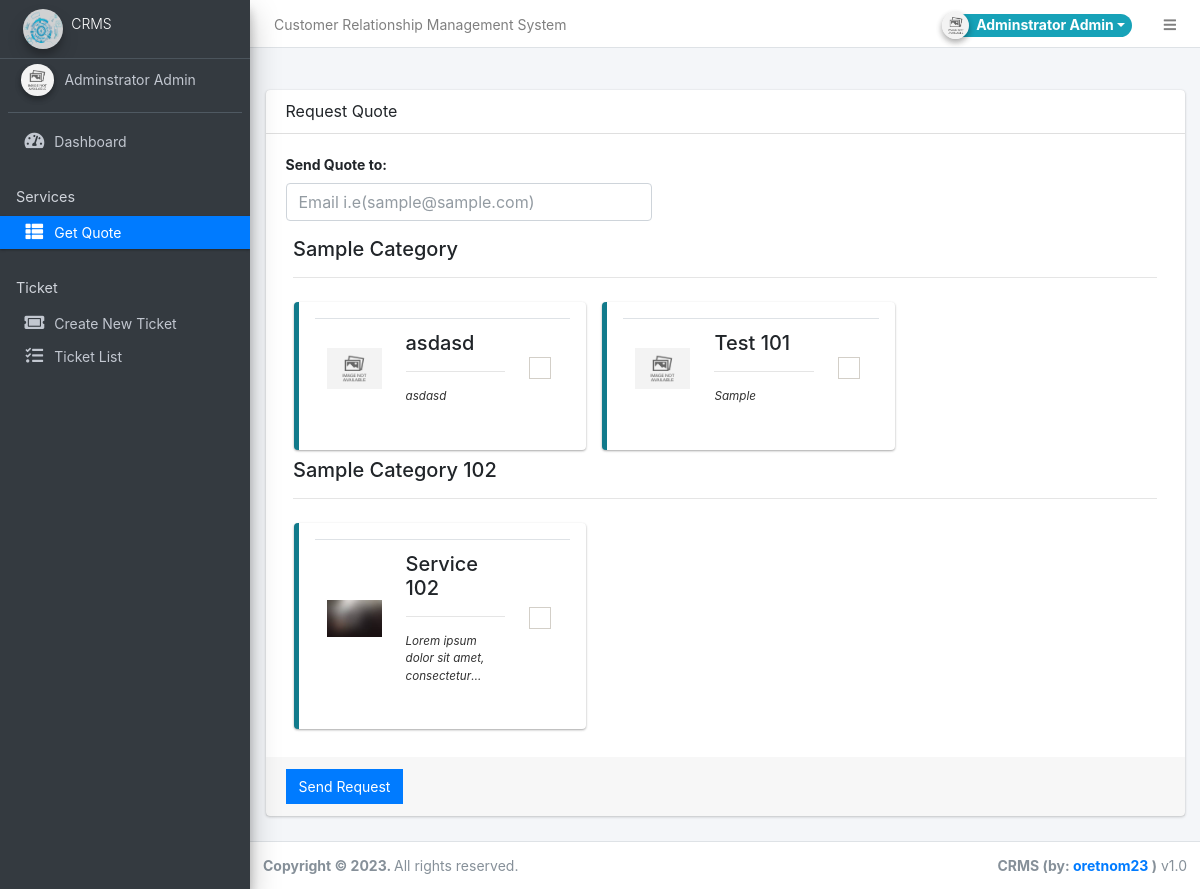
Screenshot of /customer?page=quote (signed in) with the database file from the repository.
### tables this page shows
CREATE TABLE `services_category` (
  `id` int(30) NOT NULL,
  `category` text DEFAULT NULL,
  `description` text DEFAULT NULL
);

CREATE TABLE `services` (
  `id` int(30) NOT NULL,
  `category_id` int(30) NOT NULL,
  `service` text DEFAULT NULL,
  `description` text DEFAULT NULL,
  `img_path` text DEFAULT NULL
);

### config.php (called while the page is built, shortened)
<?php
require_once('classes/DBConnection.php');
require_once('classes/SystemSettings.php');
function validate_image($file){
	if(!empty($file)){
		if(is_file(base_app.$file)){
			return base_url.$file;
		}else{
			return base_url.'dist/img/no-image-available.png';
		}
	}else{
		return base_url.'dist/img/no-image-available.png';
	}
}
function isMobileDevice(){
    $aMobileUA = array(
        '/iphone/i' => 'iPhone',
        '/ipod/i' => 'iPod',
        '/ipad/i' => 'iPad',
        '/android/i' => 'Android',
        '/blackberry/i' => 'BlackBerry',
        '/webos/i' => 'Mobile'
    );
    return false;
}
?>

### classes/DBConnection.php (called while the page is built, shortened)
<?php
class DBConnection{
    private $host = DB_SERVER;
    private $username = DB_USERNAME;
    private $password = DB_PASSWORD;
    private $database = DB_NAME;
    public $conn;
    public function __construct(){
        if (!isset($this->conn)) {
            $this->conn = new mysqli($this->host, $this->username, $this->password, $this->database);
        }
    }
}
?>

### classes/SystemSettings.php (called while the page is built, shortened)
<?php
class SystemSettings extends DBConnection{
	function userdata($field = ''){
		if(!empty($field)){
			if(isset($_SESSION['userdata'][$field]))
				return $_SESSION['userdata'][$field];
			else
				return null;
		}else{
			return false;
		}
	}
	function info($field=''){
		if(!empty($field)){
			if(isset($_SESSION['system_info'][$field]))
				return $_SESSION['system_info'][$field];
			else
				return false;
		}else{
			return false;
		}
	}
}
$_settings = new SystemSettings();
?>

### customer/quote/index.php (the view, shortened to what this page needs)
<br>
<br>
<div class="card card-outline-primary">
<div class="card-header">
    <h5 class="card-title">Request Quote</h5>
</div>
<div class="card-body">
    <form action="" id="request-form">
        <div class="form-group">
            <label for="email" class="control-label">Send Quote to:</label>
            <input type="email" name="email" class='form-control col-md-5' placeholder="Email i.e(sample@sample.com)" required>
        </div>
        <div class="container-fluid">
            <div class="services">
                <?php
                    $qry = $conn->query("SELECT * FROM services_category where id in (SELECT category_id FROM `services`) order by category asc");
                    while($row = $qry->fetch_assoc()):
                ?>
                <h5><?php echo $row['category'] ?></h5>
                <hr>
                <div class="row">
                <?php
                    $qry2 = $conn->query("SELECT * FROM `services` where category_id = {$row['id']} order by `service` asc");
                    while($ser = $qry2->fetch_assoc()):
                ?>
                <div class="callout callout-info col-md-4 m-2">
                <table class="table">
                <tr>
                <td width="15%"><img src="<?php echo validate_image($ser['img_path']) ?>" alt="" class="border-1 border-primary" style="width:55px;height:55px;object-fit:contain">
                </td>
                <td width="80%">
                <h5><?php echo $ser['service'] ?></h5>
                <hr>
                <small class="truncate" title="<?php echo strip_tags(stripslashes($ser['description'])) ?>"><?php echo strip_tags(stripslashes($ser['description'])) ?></small>
                </td>
                <td width="5%" class="text-center">
                        <div class="icheck-primary d-inline">
                        <label for="chk_<?php echo $ser['id'] ?>">
                        </label>
                      </div>
                </td>
                </tr>
                </table>
                </div>
                <?php endwhile; ?>
                </div>
                <?php endwhile; ?>
            </div>
        </div>
    </form>
</div>
<div class="card-footer">
<button class="btn btn-primary btn-flat" form="request-form">Send Request</button>
</div>
</div>

### customer/index.php (shortened to what this page needs)
<?php require_once('../config.php'); ?>
 <!DOCTYPE html>
<html lang="en" class="" style="height: auto;">
<?php require_once('inc/header.php') ?>
  <body class="layout-fixed layout-footer-fixed text-sm sidebar-mini control-sidebar-slide-open layout-navbar-fixed " data-new-gr-c-s-check-loaded="14.991.0" data-gr-ext-installed="" style="height: auto;">
    <div class="wrapper">
     <?php require_once('inc/topBarNav.php') ?>
     <?php require_once('inc/navigation.php') ?>
     <?php $page = isset($_GET['page']) ? $_GET['page'] : 'home';  ?>
      <div class="content-wrapper" style="min-height: 567.854px;">
        <section class="content">
          <div class="container-fluid">
            <?php
              if(!file_exists($page.".php") && !is_dir($page)){
                  include '404.html';
              }else{
                if(is_dir($page))
                  include $page.'/index.php';
                else
                  include $page.'.php';
              }
            ?>
          </div>
        </section>
      </div>
      <?php require_once('inc/footer.php') ?>
  </body>
</html>

### customer/inc/header.php (shortened to what this page needs)
<head>
    <link rel="stylesheet" href="<?php echo base_url ?>plugins/fontawesome-free/css/all.min.css">
    <link rel="stylesheet" href="<?php echo base_url ?>plugins/tempusdominus-bootstrap-4/css/tempusdominus-bootstrap-4.min.css">
  <link rel="stylesheet" href="<?php echo base_url ?>plugins/datatables-bs4/css/dataTables.bootstrap4.min.css">
  <link rel="stylesheet" href="<?php echo base_url ?>plugins/datatables-responsive/css/responsive.bootstrap4.min.css">
  <link rel="stylesheet" href="<?php echo base_url ?>plugins/datatables-buttons/css/buttons.bootstrap4.min.css">
  <link rel="stylesheet" href="<?php echo base_url ?>plugins/select2/css/select2.min.css">
  <link rel="stylesheet" href="<?php echo base_url ?>plugins/select2-bootstrap4-theme/select2-bootstrap4.min.css">
    <link rel="stylesheet" href="<?php echo base_url ?>plugins/icheck-bootstrap/icheck-bootstrap.min.css">
    <link rel="stylesheet" href="<?php echo base_url ?>plugins/jqvmap/jqvmap.min.css">
    <link rel="stylesheet" href="<?php echo base_url ?>dist/css/adminlte.css">
    <link rel="stylesheet" href="<?php echo base_url ?>dist/css/custom.css">
    <link rel="stylesheet" href="<?php echo base_url ?>plugins/overlayScrollbars/css/OverlayScrollbars.min.css">
    <link rel="stylesheet" href="<?php echo base_url ?>plugins/daterangepicker/daterangepicker.css">
    <link rel="stylesheet" href="<?php echo base_url ?>plugins/summernote/summernote-bs4.min.css">
  <link rel="stylesheet" href="<?php echo base_url ?>plugins/sweetalert2-theme-bootstrap-4/bootstrap-4.min.css">
  <link rel="stylesheet" href="<?php echo base_url ?>dist/paginate/PagingStyle.css">
  </head>

### customer/inc/topBarNav.php (shortened to what this page needs)
<nav class="main-header navbar navbar-expand navbar-white navbar-light text-sm">
  <ul class="navbar-nav">
    <li class="nav-item d-none d-sm-inline-block">
      <a href="<?php echo base_url ?>" class="nav-link"><?php echo (!isMobileDevice()) ? $_settings->info('name'):$_settings->info('short_name'); ?></a>
    </li>
  </ul>
  <ul class="navbar-nav ml-auto">
    <li class="nav-item">
      <div class="btn-group nav-link">
            <button type="button" class="btn btn-rounded badge badge-info dropdown-toggle dropdown-icon" data-toggle="dropdown">
              <span><img src="<?php echo validate_image($_settings->userdata('avatar')) ?>" class="img-circle elevation-2 user-img" alt="User Image"></span>
              <span class="ml-3"><?php echo ucwords($_settings->userdata('firstname').' '.$_settings->userdata('lastname')) ?></span>
            </button>
        </div>
    </li>
    <li class="nav-item">
      <a class="nav-link" data-widget="pushmenu" href="#" role="button"><i class="fas fa-bars"></i></a>
    </li>
  </ul>
</nav>

### customer/inc/navigation.php (shortened to what this page needs)
<aside class="main-sidebar sidebar-dark-primary elevation-4">
  <a href="<?php echo base_url ?>customer" class="brand-link text-sm">
  <img src="<?php echo validate_image($_settings->info('logo'))?>" alt="Store Logo" class="brand-image img-circle elevation-3" style="opacity: .8;width: 2.5rem;height: 2.5rem;max-height: unset">
  <span class="brand-text font-weight-light"><?php echo $_settings->info('short_name') ?></span>
  </a>
  <div class="sidebar os-host os-theme-light os-host-overflow os-host-overflow-y os-host-resize-disabled os-host-transition os-host-scrollbar-horizontal-hidden">
    <div class="os-content-glue" style="margin: 0px -8px; width: 249px; height: 646px;"></div>
    <div class="os-padding">
      <div class="os-viewport os-viewport-native-scrollbars-invisible" style="overflow-y: scroll;">
        <div class="os-content" style="padding: 0px 8px; height: 100%; width: 100%;">
          <div class="user-panel mt-3 pb-3 mb-3 d-flex">
            <div class="image">
              <img src="<?php echo validate_image($_settings->userdata('avatar')) ?>" class="img-circle elevation-2" alt="User Image" style="height: 2rem;object-fit: cover">
            </div>
            <div class="info">
              <a href="<?php echo base_url ?>customer/?page=user" class="d-block"><?php echo ucwords($_settings->userdata('firstname').' '.$_settings->userdata('lastname')) ?></a>
            </div>
          </div>
          <nav class="mt-2">
             <ul class="nav nav-pills nav-sidebar flex-column nav-flat" data-widget="treeview" role="menu" data-accordion="false">
              <li class="nav-item dropdown">
                <a href="./" class="nav-link nav-home">
                  <i class="nav-icon fas fa-tachometer-alt"></i>
                  <p>
                    Dashboard
                  </p>
                </a>
              </li>
              <li class="nav-header">Services</li>
              <li class="nav-item dropdown">
                <a href="<?php echo base_url ?>customer?page=quote" class="nav-link nav-quote">
                  <i class="nav-icon fas fa-th-list"></i>
                  <p>
                    Get Quote
                  </p>
                </a>
              </li>
              <li class="nav-header">Ticket</li>
              <li class="nav-item dropdown">
                <a href="<?php echo base_url ?>customer/?page=ticket&view=create_ticket" class="nav-link nav-create_ticket">
                  <i class="nav-icon fas fa-ticket-alt"></i>
                  <p>
                    Create New Ticket
                  </p>
                </a>
              </li>
              <li class="nav-item dropdown">
                <a href="<?php echo base_url ?>customer/?page=ticket&view=ticket_list" class="nav-link nav-ticket_list">
                  <i class="nav-icon fas fa-tasks"></i>
                  <p>
                    Ticket List
                  </p>
                </a>
              </li>
            </ul>
          </nav>
        </div>
      </div>
    </div>
  </div>
</aside>

### customer/inc/footer.php (shortened to what this page needs)
<footer class="main-footer text-sm">
        <strong>Copyright © <?php echo date('Y') ?>.
        </strong>
        All rights reserved.
        <div class="float-right d-none d-sm-inline-block">
          <b><?php echo $_settings->info('short_name') ?> (by: <a href="mailto:oretnom23@gmail.com" target="blank">oretnom23</a> )</b> v1.0
        </div>
      </footer>
    </div>

### customer/inc/topBarNav.php (style rules this page uses)
.user-img { position: absolute; height: 27px; width: 27px; object-fit: cover; left: -7%; top: -12%; }
.btn-rounded { border-radius: 50px; }

### customer/quote/index.php (style rules this page uses)
.callout td { vertical-align:middle; }

### rows the page displays
services_category: category "Sample Category"
services: service "asdasd", description "asdasd"
services: service "Test 101", description "Sample"
services_category: category "Sample Category 102"
services: img_path (picture), service "Service 102", description "Lorem ipsum dolor sit amet,…"

### other values shown
$_settings->info('name') "Customer Relationship Management System"
$_settings->userdata('firstname').' '.$_settings->userdata('lastname') "Adminstrator Admin"
$_settings->info('short_name') "CRMS"
